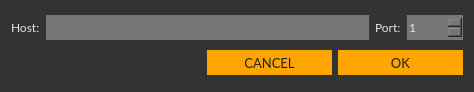
<?xml version="1.0" encoding="UTF-8"?>
<ui version="4.0">
 <class>NewPoolDialog</class>
 <widget class="QDialog" name="NewPoolDialog">
  <property name="geometry">
   <rect>
    <x>0</x>
    <y>0</y>
    <width>474</width>
    <height>92</height>
   </rect>
  </property>
  <property name="windowTitle">
   <string>New pool</string>
  </property>
  <property name="styleSheet">
   <string notr="true">background-color: #333;
color: #e5e5e5;
border: 0px;</string>
  </property>
  <layout class="QVBoxLayout" name="verticalLayout">
   <item>
    <layout class="QHBoxLayout" name="horizontalLayout">
     <item>
      <widget class="QLabel" name="label">
       <property name="font">
        <font>
         <family>Lato</family>
         <pointsize>9</pointsize>
        </font>
       </property>
       <property name="text">
        <string>Host:</string>
       </property>
      </widget>
     </item>
     <item>
      <widget class="QLineEdit" name="m_hostEdit">
       <property name="minimumSize">
        <size>
         <width>0</width>
         <height>25</height>
        </size>
       </property>
       <property name="font">
        <font>
         <family>Lato</family>
         <pointsize>9</pointsize>
        </font>
       </property>
       <property name="styleSheet">
        <string notr="true">background-color: #777;</string>
       </property>
      </widget>
     </item>
     <item>
      <widget class="QLabel" name="label_2">
       <property name="font">
        <font>
         <family>Lato</family>
         <pointsize>9</pointsize>
        </font>
       </property>
       <property name="text">
        <string>Port:</string>
       </property>
      </widget>
     </item>
     <item>
      <widget class="QSpinBox" name="m_portSpin">
       <property name="minimumSize">
        <size>
         <width>0</width>
         <height>25</height>
        </size>
       </property>
       <property name="font">
        <font>
         <family>Lato</family>
         <pointsize>9</pointsize>
        </font>
       </property>
       <property name="styleSheet">
        <string notr="true">background-color: #777;</string>
       </property>
       <property name="minimum">
        <number>1</number>
       </property>
       <property name="maximum">
        <number>65535</number>
       </property>
      </widget>
     </item>
    </layout>
   </item>
   <item>
    <layout class="QHBoxLayout" name="horizontalLayout_2">
     <item>
      <spacer name="horizontalSpacer">
       <property name="orientation">
        <enum>Qt::Horizontal</enum>
       </property>
       <property name="sizeHint" stdset="0">
        <size>
         <width>40</width>
         <height>20</height>
        </size>
       </property>
      </spacer>
     </item>
     <item>
      <widget class="QPushButton" name="m_cancelButton">
       <property name="minimumSize">
        <size>
         <width>125</width>
         <height>25</height>
        </size>
       </property>
       <property name="font">
        <font>
         <family>Lato</family>
         <pointsize>10</pointsize>
        </font>
       </property>
       <property name="styleSheet">
        <string notr="true">color: #222; border-radius: 0px; border: 0px solid; background-color: orange;</string>
       </property>
       <property name="text">
        <string>CANCEL</string>
       </property>
      </widget>
     </item>
     <item>
      <widget class="QPushButton" name="m_okButton">
       <property name="minimumSize">
        <size>
         <width>125</width>
         <height>25</height>
        </size>
       </property>
       <property name="font">
        <font>
         <family>Lato</family>
         <pointsize>10</pointsize>
        </font>
       </property>
       <property name="styleSheet">
        <string notr="true">color: #222; border-radius: 0px; border: 0px solid; background-color: orange;</string>
       </property>
       <property name="text">
        <string>OK</string>
       </property>
      </widget>
     </item>
    </layout>
   </item>
  </layout>
 </widget>
 <resources/>
 <connections>
  <connection>
   <sender>m_okButton</sender>
   <signal>clicked()</signal>
   <receiver>NewPoolDialog</receiver>
   <slot>accept()</slot>
   <hints>
    <hint type="sourcelabel">
     <x>500</x>
     <y>62</y>
    </hint>
    <hint type="destinationlabel">
     <x>276</x>
     <y>44</y>
    </hint>
   </hints>
  </connection>
  <connection>
   <sender>m_cancelButton</sender>
   <signal>clicked()</signal>
   <receiver>NewPoolDialog</receiver>
   <slot>reject()</slot>
   <hints>
    <hint type="sourcelabel">
     <x>417</x>
     <y>62</y>
    </hint>
    <hint type="destinationlabel">
     <x>276</x>
     <y>44</y>
    </hint>
   </hints>
  </connection>
 </connections>
</ui>
